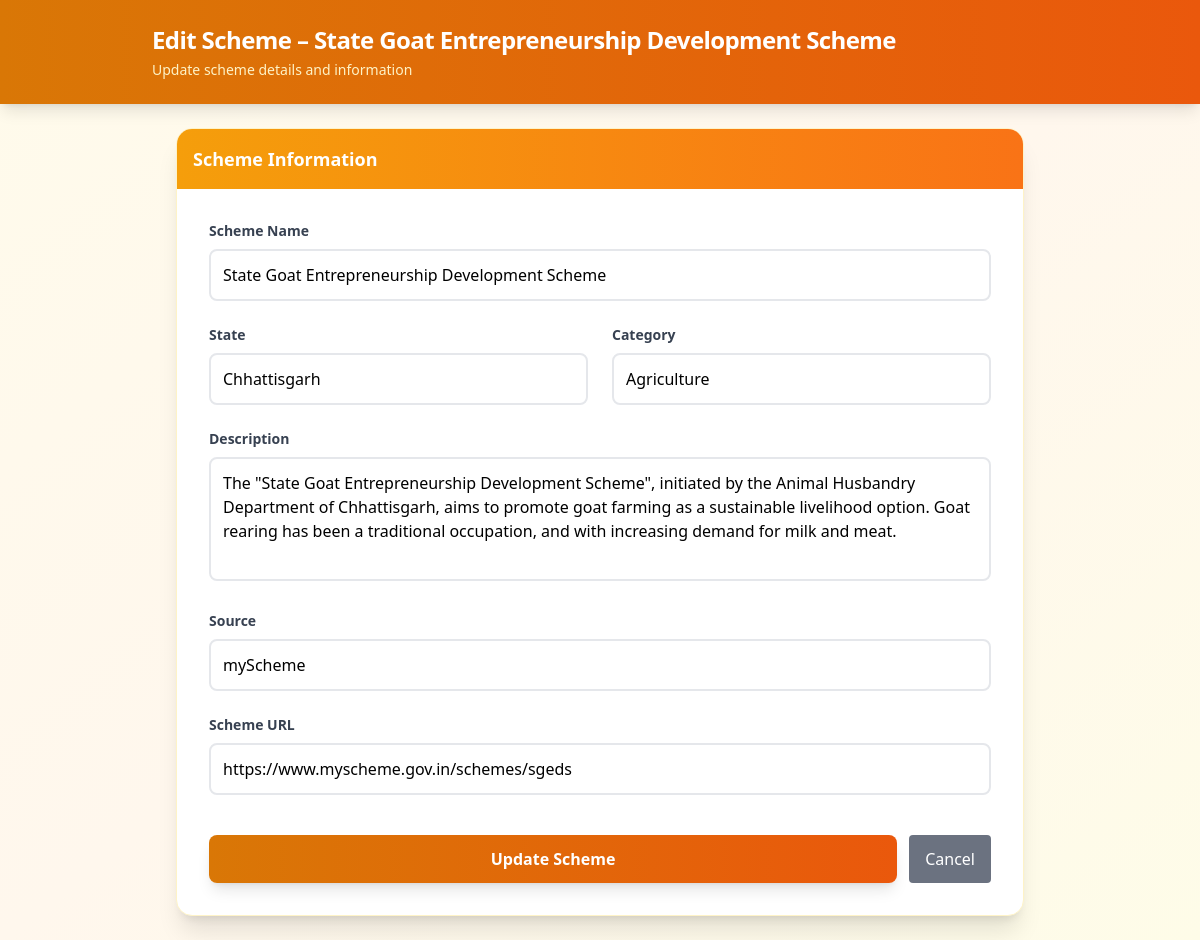
Page /admin/schemes/edit/358 (signed in) on the committed database.
### models.py (models this page shows)
class Scheme(db.Model):
    __tablename__ = "scheme"
    id = db.Column(db.Integer, primary_key=True)
    scheme_id = db.Column(db.String(50), unique=True, nullable=False)
    name = db.Column(db.String(255), nullable=False)
    scheme_url = db.Column(db.String(500), nullable=False)
    state = db.Column(db.String(100), nullable=True)        # Nagaland
    coverage_type = db.Column(db.String(50), nullable=True) # State / Central
    category = db.Column(db.String(100), nullable=True)     # Agriculture
    tags = db.Column(db.Text, nullable=True)
    scheme_type = db.Column(db.String(100), nullable=True)
    beneficiary_type = db.Column(db.String(100), nullable=True)
    description = db.Column(db.Text, nullable=True)
    ministry = db.Column(db.String(255), nullable=True)
    launch_year = db.Column(db.Integer, nullable=True)
    objective = db.Column(db.Text, nullable=True)
    benefit = db.Column(db.Text, nullable=True)
    eligibility = db.Column(db.Text, nullable=True)
    source = db.Column(db.String(100), default="myScheme")
    content_hash = db.Column(db.String(64), nullable=True)
    last_scraped = db.Column(db.DateTime, nullable=True)
    scrape_status = db.Column(db.String(50), default="pending")
    created_at = db.Column(db.DateTime, default=datetime.utcnow)
    updated_at = db.Column(
        db.DateTime,
        default=datetime.utcnow,
        onupdate=datetime.utcnow
    )

### admin/routes.py (the view, shortened to what this page needs)
@admin_bp.route("/schemes/edit/<int:id>", methods=["GET", "POST"])
@admin_required
def admin_edit_scheme(id):
    scheme = Scheme.query.get_or_404(id)
    return render_template("admin/schemes_edit.html", scheme=scheme)

### admin/routes.py (called while the page is built)
def admin_required(f):
    @wraps(f)
    def wrapper(*args, **kwargs):
        if not session.get("admin_logged_in"):
            return redirect(url_for("admin.admin_login"))
        return f(*args, **kwargs)
    return wrapper

### admin/templates/admin/schemes_edit.html (shortened to what this page needs)
<!DOCTYPE html>
<html lang="en">
<head>
    <script src="https://cdn.tailwindcss.com"></script>
</head>
<body class="bg-gradient-to-br from-amber-50 via-orange-50 to-yellow-50 min-h-screen">
<header class="bg-gradient-to-r from-amber-600 to-orange-600 text-white p-6 shadow-lg">
    <div class="max-w-4xl mx-auto">
        <h1 class="text-2xl font-bold tracking-tight">
            Edit Scheme – {{ scheme.name }}
        </h1>
        <p class="text-amber-100 text-sm mt-1">Update scheme details and information</p>
    </div>
</header>
<div class="p-6 max-w-4xl mx-auto">
    <div class="bg-white shadow-xl rounded-2xl overflow-hidden border border-amber-100">
        <div class="bg-gradient-to-r from-amber-500 to-orange-500 p-4">
            <h2 class="text-white font-semibold text-lg">Scheme Information</h2>
        </div>
        <form method="POST" class="p-8 space-y-6">
            <div class="space-y-2">
                <label class="block text-sm font-semibold text-gray-700">Scheme Name</label>
                <input name="name" value="{{ scheme.name }}" class="w-full border-2 border-gray-200 p-3 rounded-lg focus:border-amber-500 focus:ring-2 focus:ring-amber-200 transition-all outline-none">
            </div>
            <div class="grid grid-cols-1 md:grid-cols-2 gap-6">
                <div class="space-y-2">
                    <label class="block text-sm font-semibold text-gray-700">State</label>
                    <input name="state" value="{{ scheme.state or '' }}" class="w-full border-2 border-gray-200 p-3 rounded-lg focus:border-amber-500 focus:ring-2 focus:ring-amber-200 transition-all outline-none">
                </div>
                <div class="space-y-2">
                    <label class="block text-sm font-semibold text-gray-700">Category</label>
                    <input name="category" value="{{ scheme.category or '' }}" class="w-full border-2 border-gray-200 p-3 rounded-lg focus:border-amber-500 focus:ring-2 focus:ring-amber-200 transition-all outline-none">
                </div>
            </div>
            <div class="space-y-2">
                <label class="block text-sm font-semibold text-gray-700">Description</label>
                <textarea name="description" rows="4" class="w-full border-2 border-gray-200 p-3 rounded-lg focus:border-amber-500 focus:ring-2 focus:ring-amber-200 transition-all outline-none resize-none">{{ scheme.description or '' }}</textarea>
            </div>
            <div class="space-y-2">
                <label class="block text-sm font-semibold text-gray-700">Source</label>
                <input name="source" value="{{ scheme.source }}" class="w-full border-2 border-gray-200 p-3 rounded-lg focus:border-amber-500 focus:ring-2 focus:ring-amber-200 transition-all outline-none">
            </div>
            <div class="space-y-2">
                <label class="block text-sm font-semibold text-gray-700">Scheme URL</label>
                <input name="scheme_url" value="{{ scheme.scheme_url }}" class="w-full border-2 border-gray-200 p-3 rounded-lg focus:border-amber-500 focus:ring-2 focus:ring-amber-200 transition-all outline-none">
            </div>
            <div class="pt-4 flex gap-3">
                <button type="submit" class="flex-1 bg-gradient-to-r from-amber-600 to-orange-600 hover:from-amber-700 hover:to-orange-700 text-white font-semibold px-6 py-3 rounded-lg shadow-lg hover:shadow-xl transition-all duration-200 transform hover:-translate-y-0.5">
                    Update Scheme
                </button>
                <button
  type="button"
  onclick="window.location.href='/admin/schemes'"
  class="px-4 py-2 bg-gray-500 text-white rounded hover:bg-gray-600">
  Cancel
</button>
            </div>
        </form>
    </div>
</div>
</body>
</html>

### rows in the picture
Scheme: name "State Goat Entrepreneurship Development Scheme", state "Chhattisgarh", category "Agriculture", description "The \"State Goat Entrepreneurship Development Scheme\", initiated by the Animal Husbandry Department of Chhattisgarh, aims to promote goat farming as a sustainable livelihood option. Goat rearing has been a traditional occupation, and with increasing demand for milk and meat.", source "myScheme", scheme_url "https://www.myscheme.gov.in/schemes/sgeds"
